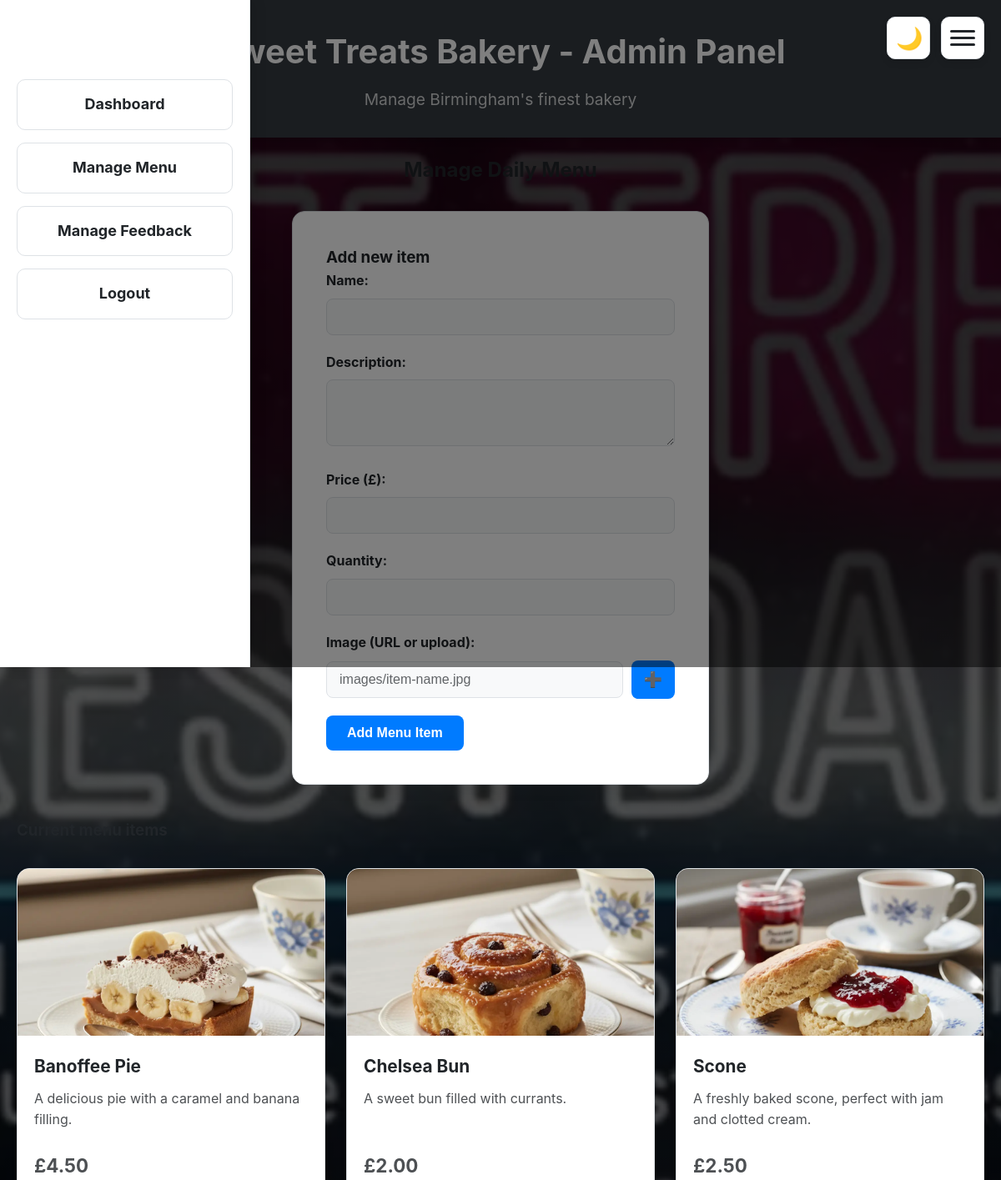
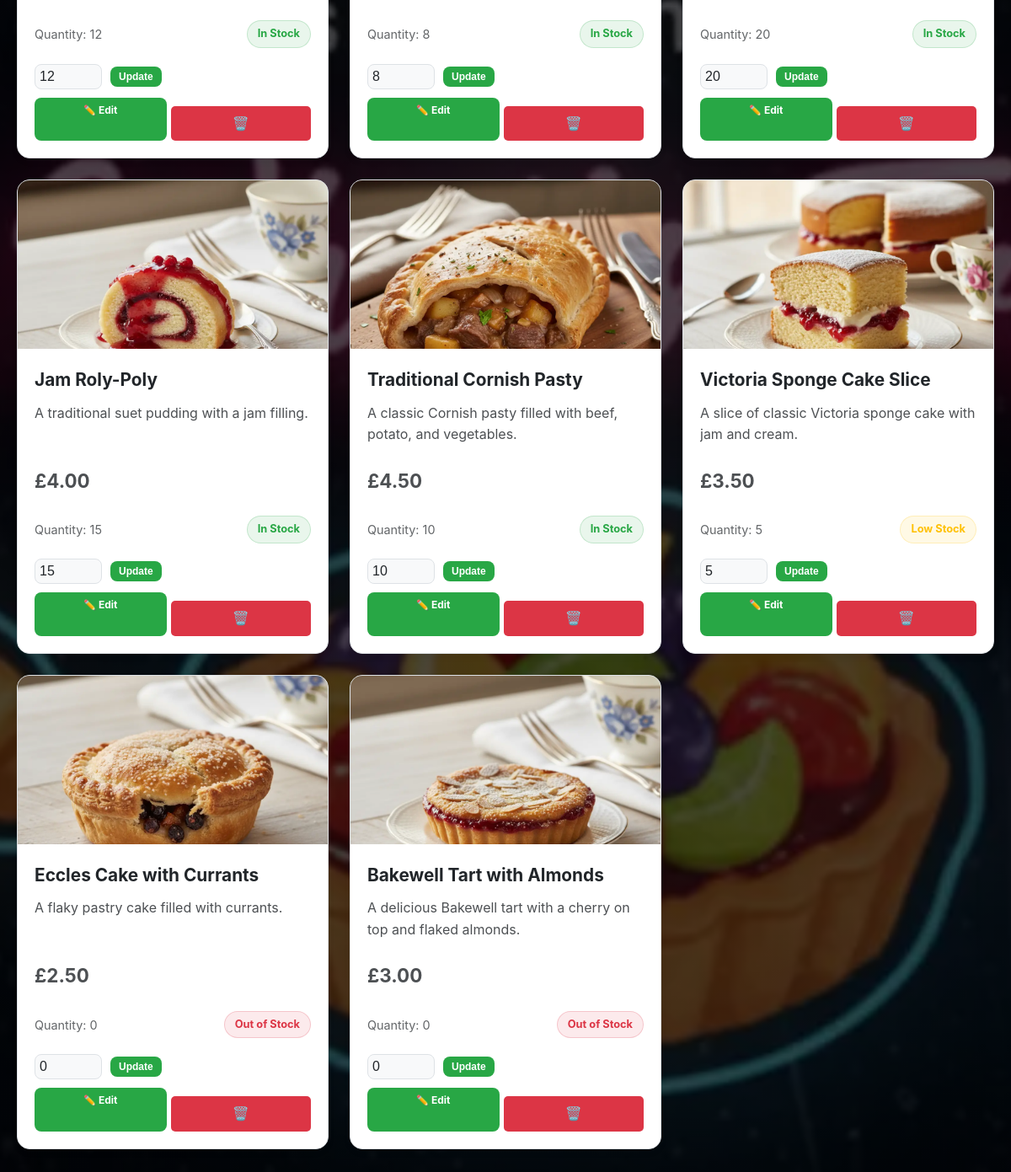
Screenshot of /manage_menu.php (signed in) with the database file from the repository (2 pictures, top to bottom).
### tables this page shows
CREATE TABLE `menu_items` (
  `id` int(11) NOT NULL,
  `item_name` varchar(100) NOT NULL,
  `description` text NOT NULL,
  `price` decimal(10,2) NOT NULL,
  `quantity` int(11) NOT NULL,
  `stock_status` varchar(20) NOT NULL,
  `image_url` varchar(255) DEFAULT NULL
);

### manage_menu.php (the view, shortened to what this page needs)
<?php
$edit_item = null;
$query = "SELECT * FROM menu_items ORDER BY stock_status ASC, id DESC";
$result = mysqli_query($conn, $query);
?>
<!DOCTYPE html>
<html lang="en">
<head>
    <link rel="stylesheet" href="css/style.css">
</head>
<body data-logged-in="true" data-is-admin="true" style="background: linear-gradient(rgba(0, 0, 0, 0.7), rgba(0, 0, 0, 0.7)), url('images/sweet_bakery.webp'); background-size: cover; background-position: center; background-attachment: fixed;">
    <header>
        <h1>Sweet Treats Bakery - Admin Panel</h1>
        <p>Manage Birmingham's finest bakery</p>
    </header>
    <div class="container">
        <h2 class="text-center mb-30">Manage Daily Menu</h2>
        <div class="menu-form">
            <h3><?php echo $edit_item ? 'Edit item' : 'Add new item'; ?></h3>
            <form method="POST" enctype="multipart/form-data">
                <div class="form-group">
                    <label for="item_name">Name:</label>
                    <input type="text" id="item_name" name="item_name" value="<?php echo $edit_item ? htmlspecialchars($edit_item['item_name']) : ''; ?>" required>
                </div>
                <div class="form-group">
                    <label for="description">Description:</label>
                    <textarea id="description" name="description" rows="3" required><?php echo $edit_item ? htmlspecialchars($edit_item['description']) : ''; ?></textarea>
                </div>
                <div class="form-group">
                    <label for="price">Price (£):</label>
                    <input type="number" id="price" name="price" step="0.01" min="0" value="<?php echo $edit_item ? $edit_item['price'] : ''; ?>" required>
                </div>
                <div class="form-group">
                    <label for="quantity">Quantity:</label>
                    <input type="number" id="quantity" name="quantity" min="0" value="<?php echo $edit_item ? $edit_item['quantity'] : ''; ?>" required>
                </div>
                <div class="form-group">
                    <label for="image_url">Image (URL or upload):</label>
                    <div style="display: flex; gap: 10px; align-items: center;">
                        <input type="text" id="image_url" name="image_url" placeholder="images/item-name.jpg" value="<?php echo $edit_item ? $edit_item['image_url'] : ''; ?>" style="flex: 1;">
                        <button type="button" onclick="document.getElementById('image_file').click()" style="padding: 12px 15px; background: var(--btn-bg); color: white; border: none; border-radius: 8px; cursor: pointer; font-size: 18px;">➕</button>
                    </div>
                </div>
                <button type="submit" name="<?php echo $edit_item ? 'edit_item' : 'add_item'; ?>" class="btn"><?php echo $edit_item ? 'Update Item' : 'Add Menu Item'; ?></button>
            </form>
        </div>
        <h3 class="mt-40 mb-20">Current menu items</h3>
        <?php if (mysqli_num_rows($result) > 0): ?>
            <div class="menu-grid">
                <?php while ($row = mysqli_fetch_assoc($result)): ?>
                    <div class="menu-item">
                        <?php if (!empty($row['image_url'])): ?>
                            <img src="<?php echo $row['image_url']; ?>" alt="<?php echo $row['item_name']; ?>">
                        <?php endif; ?>
                        <div class="menu-content">
                            <h3><?php echo $row['item_name']; ?></h3>
                            <p><?php echo $row['description']; ?></p>
                            <p class="price">£<?php echo number_format($row['price'], 2); ?></p>
                            <div class="stock-info">
                                <span class="quantity">Quantity: <?php echo $row['quantity']; ?></span>
                                <span class="stock-status <?php echo strtolower(str_replace(' ', '-', $row['stock_status'])); ?>">
                                    <?php echo $row['stock_status']; ?>
                                </span>
                            </div>
                            <form method="POST" class="update-stock-form">
                                <div>
                                    <input type="number" name="new_quantity" value="<?php echo $row['quantity']; ?>" min="0">
                                    <button type="submit" name="update_stock" class="btn btn-update">Update</button>
                                </div>
                            </form>
                            <div style="display: flex; gap: 5px;">
                                <a href="?edit=<?php echo $row['id']; ?>" class="btn btn-update" style="flex: 1; text-align: center;">✏️ Edit</a>
                                <a href="?delete=<?php echo $row['id']; ?>" onclick="return confirm('Delete?')" class="btn btn-delete" style="flex: 1;">🗑️</a>
                            </div>
                        </div>
                    </div>
                <?php endwhile; ?>
            </div>
        <?php else: ?>
            <p class="no-items">No menu items yet. Add some items above!</p>
        <?php endif; ?>
    </div>
</body>
</html>

### css/style.css (style rules this page uses)
* { margin: 0; padding: 0; box-sizing: border-box; }
:root { --main-bg: #f8f9fa; --card-bg: #ffffff; --text-color: #212529; --header-bg: #343a40; --btn-bg: #007bff; --btn-hover: #0056b3; --error-color: #dc3545; --warning-color: #ffc107; --success-color: #28a745; --border-color: #dee2e6; }
body { font-family: -apple-system, BlinkMacSystemFont, "Segoe UI", Roboto, "Helvetica Neue", Arial, sans-serif; background-color: var(--main-bg); color: var(--text-color); line-height: 1.6; min-height: 100vh; margin: 0; padding: 0; transition: background-color 0.3s, color 0.3s; }
.container { max-width: 1200px; margin: 0 auto; padding: 20px; }
header { background: var(--header-bg); color: white; padding: 30px 0; text-align: center; box-shadow: 0 4px 8px rgba(0, 0, 0, 0.1); }
header h1 { font-size: 2.5em; margin-bottom: 10px; }
header p { font-size: 1.2em; opacity: 0.8; }
.btn { display: inline-block; background: var(--btn-bg); color: white; padding: 12px 25px; text-decoration: none; border-radius: 8px; font-weight: bold; border: none; cursor: pointer; font-size: 16px; transition: background-color 0.2s ease, transform 0.2s ease; }
.login-form, .menu-form, .feedback-form, .register-form { background: var(--card-bg); border: 1px solid var(--border-color); padding: 40px; border-radius: 15px; box-shadow: 0 8px 16px rgba(0, 0, 0, 0.05); max-width: 500px; margin: 30px auto; }
.form-group { margin-bottom: 20px; }
label { display: block; margin-bottom: 8px; font-weight: bold; color: var(--text-color); }
input, textarea, select { width: 100%; padding: 12px 15px; border: 1px solid var(--border-color); border-radius: 8px; font-size: 16px; background-color: var(--main-bg); color: var(--text-color); transition: all 0.3s ease; }
input::placeholder, textarea::placeholder { color: var(--text-color); opacity: 0.7; }
.menu-grid { display: grid; grid-template-columns: repeat(auto-fit, minmax(350px, 1fr)); gap: 25px; margin: 30px 0; }
.menu-item { background: var(--card-bg); border: 1px solid var(--border-color); border-radius: 15px; overflow: hidden; box-shadow: 0 4px 8px rgba(0, 0, 0, 0.05); transition: all 0.3s ease; display: flex; flex-direction: column; }
.menu-item img { width: 100%; height: 200px; object-fit: cover; }
.menu-content { padding: 20px; display: flex; flex-direction: column; flex: 1; }
.menu-item h3 { color: var(--text-color); margin-bottom: 10px; font-size: 1.3em; }
.menu-item p { color: var(--text-color); opacity: 0.8; margin-bottom: 15px; }
.menu-content > p:first-of-type { height: 60px; overflow: hidden; text-overflow: ellipsis; display: -webkit-box; -webkit-line-clamp: 3; -webkit-box-orient: vertical; }
.price { font-weight: bold; color: var(--text-color); font-size: 1.4em; margin-bottom: 10px; }
.stock-info { display: flex; justify-content: space-between; align-items: center; margin: 10px 0; height: 30px; }
.quantity { font-size: 0.9em; color: var(--text-color); opacity: 0.7; }
.stock-status { padding: 5px 12px; border-radius: 20px; font-size: 0.8em; font-weight: bold; }
.stock-status.in-stock { background-color: rgba(40, 167, 69, 0.1); color: var(--success-color); border: 1px solid rgba(40, 167, 69, 0.2); }
.stock-status.low-stock { background-color: rgba(255, 193, 7, 0.1); color: var(--warning-color); border: 1px solid rgba(255, 193, 7, 0.2); }
.stock-status.out-of-stock { background-color: rgba(220, 53, 69, 0.1); color: var(--error-color); border: 1px solid rgba(220, 53, 69, 0.2); }
.text-center { text-align: center; }
.mb-20 { margin-bottom: 20px; }
.mt-40 { margin-top: 40px; }
.mb-30 { margin-bottom: 30px; }
.update-stock-form { margin-top: auto; padding-top: 10px; height: 50px; }
.update-stock-form div { display: flex; gap: 10px; align-items: center; }
.update-stock-form input { width: 80px; padding: 5px; }
.btn-update { background-color: var(--success-color); padding: 5px 10px; font-size: 12px; }
.btn-delete { background-color: var(--error-color); color: white; padding: 8px 15px; text-decoration: none; border-radius: 5px; display: block; width: 100%; text-align: center; margin-top: 10px; }

### rows the page displays
menu_items: image_url+item_name (picture), item_name "Banoffee Pie", description "A delicious pie with a caramel and banana filling.", price "4.50", quantity "12", stock_status "In Stock", new_quantity "12"
menu_items: image_url+item_name (picture), item_name "Chelsea Bun", description "A sweet bun filled with currants.", price "2.00", quantity "8", stock_status "In Stock", new_quantity "8"
menu_items: image_url+item_name (picture), item_name "Scone", description "A freshly baked scone, perfect with jam and clotted cream.", price "2.50", quantity "20", stock_status "In Stock", new_quantity "20"
menu_items: image_url+item_name (picture), item_name "Jam Roly-Poly", description "A traditional suet pudding with a jam filling.", price "4.00", quantity "15", stock_status "In Stock", new_quantity "15"
menu_items: image_url (picture), item_name "Traditional Cornish Pasty", description "A classic Cornish pasty filled with beef, potato, and vegetables.", price "4.50", quantity "10", stock_status "In Stock", new_quantity "10"
menu_items: image_url (picture), item_name "Victoria Sponge Cake Slice", description "A slice of classic Victoria sponge cake with jam and cream.", price "3.50", quantity "5", stock_status "Low Stock", new_quantity "5"
menu_items: image_url (picture), item_name "Eccles Cake with Currants", description "A flaky pastry cake filled with currants.", price "2.50", quantity "0", stock_status "Out of Stock", new_quantity "0"
menu_items: image_url (picture), item_name "Bakewell Tart with Almonds", description "A delicious Bakewell tart with a cherry on top and flaked almonds.", price "3.00", quantity "0", stock_status "Out of Stock", new_quantity "0"
